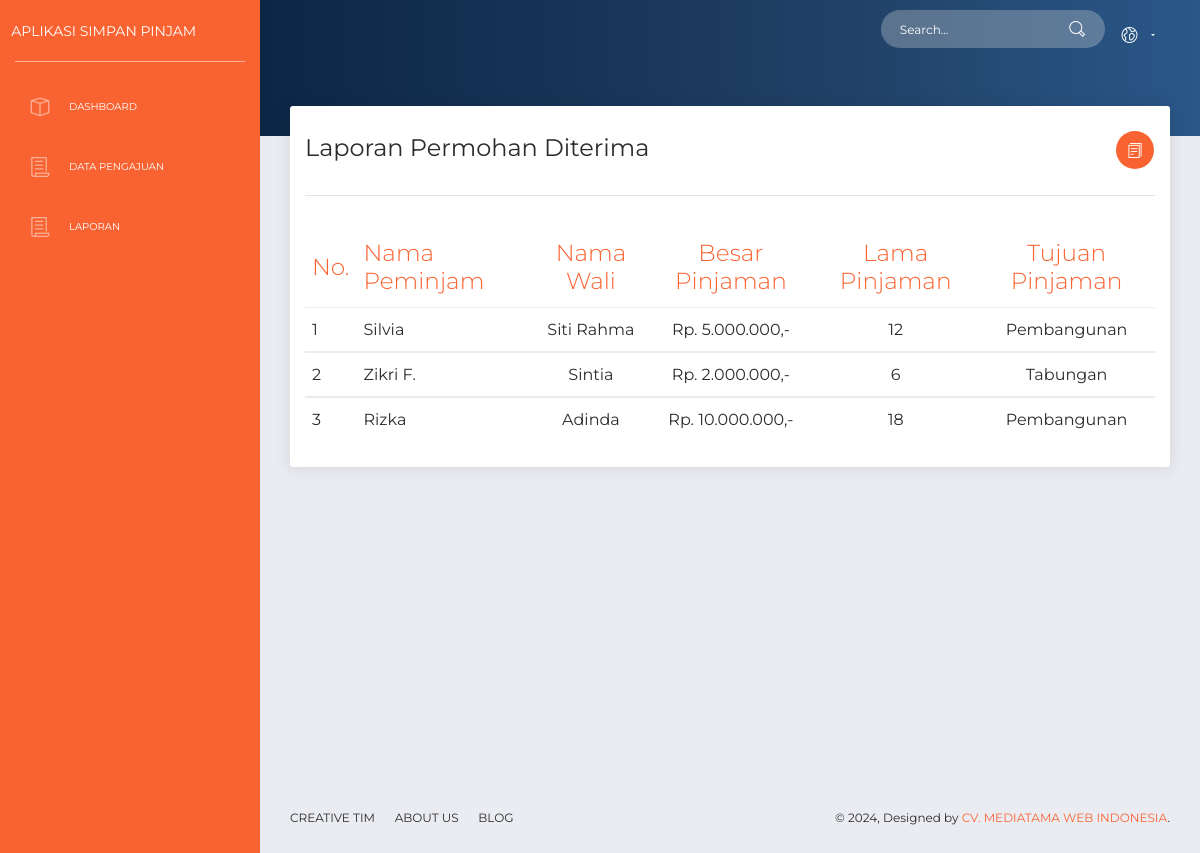
Screenshot of /pages/index.php?p=laporan (signed in) with the database file from the repository.
### tables this page shows
CREATE TABLE IF NOT EXISTS `pengajuan` (
  `id_pengajuan` varchar(10) NOT NULL,
  `id_anggota` varchar(10) NOT NULL,
  `nama_wali` varchar(40) NOT NULL,
  `pekerjaan_wali` varchar(30) NOT NULL,
  `alamat_kerja_wali` varchar(50) NOT NULL,
  `telepon_wali` varchar(15) NOT NULL,
  `besar_pinjaman` int(11) NOT NULL,
  `lama_pinjaman` int(11) NOT NULL,
  `jaminan1` varchar(20) NOT NULL,
  `jaminan2` varchar(20) NOT NULL,
  `jaminan3` varchar(20) NOT NULL,
  `jaminan4` varchar(20) NOT NULL,
  `tujuan_pinjaman` varchar(30) NOT NULL,
  `tanggal_pengajuan` date NOT NULL,
  `status` varchar(15) NOT NULL
);

CREATE TABLE IF NOT EXISTS `anggota` (
  `id_anggota` varchar(10) NOT NULL,
  `nama_anggota` varchar(30) NOT NULL,
  `tgl_lahir` date NOT NULL,
  `jekel` varchar(12) NOT NULL,
  `no_ktp` varchar(30) NOT NULL,
  `alamat` varchar(80) NOT NULL,
  `telepon` varchar(13) NOT NULL,
  `pekerjaan` varchar(30) NOT NULL,
  `password` varchar(30) NOT NULL
);

### pages/laporan.php (the view, shortened to what this page needs)
<?php
    $page=isset($_GET['page']) ? $_GET['page'] : 'list';
    switch ($page) {
        case 'list':
?>
<div class="col-md-12">
<div class="card">
                            <div class="card-header">
                                <div class="row">
                                    <div class="col-md-6">
                                        <h4 class="card-title" > Laporan Permohan Diterima</h4>
                                    </div>
                                    <div class="col-md-6" style="text-align: right;">
                                        <a href="laporan.php?page=report">
                                <button class="btn btn-primary btn-icon btn-round" type="submit" title="Cetak">
                                    <i class="now-ui-icons files_single-copy-04"></i>
                                </button>
                            </a>
                                    </div>
                                </div>
                                <hr>
                            </div>
                            <div class="card-body">
                                <div class="table-responsive">
                                    <table class="table">
                                        <thead class=" text-primary">
                                            <th width="29" style="text-align: center;">
                                                No.
                                            </th>
                                            <th  style="text-align: left;">
                                                Nama Peminjam
                                            </th>
                                            <th  style="text-align: center;">
                                                Nama Wali
                                            </th>
                                            <th  style="text-align: center;">
                                                Besar Pinjaman
                                            </th>
                                            <th  style="text-align: center;">
                                                Lama Pinjaman
                                            </th>
                                            <th style="text-align: center;">
                                                Tujuan Pinjaman
                                            </th>
                                        </thead>
                    <?php
                      $no=1;
                      $tampil=mysql_query("select * from pengajuan,anggota where anggota.id_anggota=pengajuan.id_anggota and status='Diterima'");
                      while($data=mysql_fetch_array($tampil)){
                        $besar=$data['besar_pinjaman'];
                    ?>
                                        <tbody>
                                            <tr>
                                                <td>
                                                    <?php echo $no; ?>
                                                </td>
                                                <td>
                                                    <?php echo $data['nama_anggota']; ?>
                                                </td>
                                                <td style="text-align: center;">
                                                    <?php echo $data['nama_wali']; ?>
                                                </td>
                                                <td style="text-align: center;">
                                                    <?php echo "Rp. ".number_format($besar,0,"",'.').",-"; ?>
                                                </td>
                                                <td style="text-align: center;">
                                                    <?php echo $data['lama_pinjaman']; ?>
                                                </td>
                                                <td style="text-align: center;">
                                                    <?php echo $data['tujuan_pinjaman']; ?>
                                                </td>
                                            </tr>
                                        </tbody>
                        <?php
                        $no++;
                        }
                        ?>
                                    </table>
                                </div>
                            </div>
</div>
                    </div>
<?php
break;
?>
<?php
}
?>

### rows the page displays
pengajuan: id_anggota.nama_anggota "Silvia", nama_wali "Siti Rahma", besar_pinjaman "5.000.000", lama_pinjaman "12", tujuan_pinjaman "Pembangunan"
pengajuan: id_anggota.nama_anggota "Zikri F.", nama_wali "Sintia", besar_pinjaman "2.000.000", lama_pinjaman "6", tujuan_pinjaman "Tabungan"
pengajuan: id_anggota.nama_anggota "Rizka", nama_wali "Adinda", besar_pinjaman "10.000.000", lama_pinjaman "18", tujuan_pinjaman "Pembangunan"
